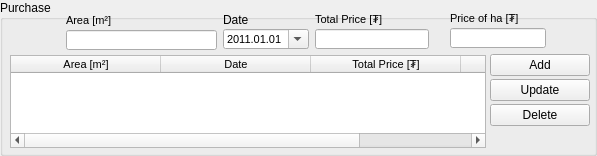
    <widget class="QGroupBox" name="groupBox_17">
     <property name="geometry">
      <rect>
       <x>233</x>
       <y>3</y>
       <width>597</width>
       <height>156</height>
      </rect>
     </property>
     <property name="title">
      <string>Purchase</string>
     </property>
     <widget class="QLabel" name="label_39">
      <property name="geometry">
       <rect>
        <x>223</x>
        <y>10</y>
        <width>86</width>
        <height>20</height>
       </rect>
      </property>
      <property name="minimumSize">
       <size>
        <width>0</width>
        <height>20</height>
       </size>
      </property>
      <property name="maximumSize">
       <size>
        <width>16777215</width>
        <height>20</height>
       </size>
      </property>
      <property name="text">
       <string>Date</string>
      </property>
     </widget>
     <widget class="QLabel" name="decisionDateLabel_9">
      <property name="geometry">
       <rect>
        <x>315</x>
        <y>6</y>
        <width>114</width>
        <height>20</height>
       </rect>
      </property>
      <property name="minimumSize">
       <size>
        <width>0</width>
        <height>20</height>
       </size>
      </property>
      <property name="maximumSize">
       <size>
        <width>16777215</width>
        <height>20</height>
       </size>
      </property>
      <property name="font">
       <font>
        <pointsize>8</pointsize>
       </font>
      </property>
      <property name="text">
       <string>Total Price [₮]</string>
      </property>
      <property name="alignment">
       <set>Qt::AlignBottom|Qt::AlignLeading|Qt::AlignLeft</set>
      </property>
     </widget>
     <widget class="QDateEdit" name="a_purchase_dateEdit">
      <property name="geometry">
       <rect>
        <x>223</x>
        <y>29</y>
        <width>86</width>
        <height>20</height>
       </rect>
      </property>
      <property name="minimumSize">
       <size>
        <width>0</width>
        <height>20</height>
       </size>
      </property>
      <property name="maximumSize">
       <size>
        <width>16777215</width>
        <height>20</height>
       </size>
      </property>
      <property name="font">
       <font>
        <pointsize>8</pointsize>
       </font>
      </property>
      <property name="dateTime">
       <datetime>
        <hour>0</hour>
        <minute>0</minute>
        <second>0</second>
        <year>2011</year>
        <month>1</month>
        <day>1</day>
       </datetime>
      </property>
      <property name="displayFormat">
       <string>yyyy.MM.dd</string>
      </property>
      <property name="calendarPopup">
       <bool>true</bool>
      </property>
     </widget>
     <widget class="QPushButton" name="a_purchase_add_button">
      <property name="geometry">
       <rect>
        <x>490</x>
        <y>54</y>
        <width>100</width>
        <height>22</height>
       </rect>
      </property>
      <property name="sizePolicy">
       <sizepolicy hsizetype="Fixed" vsizetype="Fixed">
        <horstretch>0</horstretch>
        <verstretch>0</verstretch>
       </sizepolicy>
      </property>
      <property name="minimumSize">
       <size>
        <width>0</width>
        <height>22</height>
       </size>
      </property>
      <property name="maximumSize">
       <size>
        <width>100</width>
        <height>22</height>
       </size>
      </property>
      <property name="text">
       <string>Add</string>
      </property>
     </widget>
     <widget class="QPushButton" name="a_purchase_update_button">
      <property name="geometry">
       <rect>
        <x>490</x>
        <y>79</y>
        <width>100</width>
        <height>22</height>
       </rect>
      </property>
      <property name="sizePolicy">
       <sizepolicy hsizetype="Fixed" vsizetype="Fixed">
        <horstretch>0</horstretch>
        <verstretch>0</verstretch>
       </sizepolicy>
      </property>
      <property name="minimumSize">
       <size>
        <width>0</width>
        <height>22</height>
       </size>
      </property>
      <property name="maximumSize">
       <size>
        <width>100</width>
        <height>22</height>
       </size>
      </property>
      <property name="text">
       <string>Update</string>
      </property>
     </widget>
     <widget class="QPushButton" name="a_purchase_delete_button">
      <property name="geometry">
       <rect>
        <x>490</x>
        <y>104</y>
        <width>100</width>
        <height>22</height>
       </rect>
      </property>
      <property name="minimumSize">
       <size>
        <width>0</width>
        <height>22</height>
       </size>
      </property>
      <property name="maximumSize">
       <size>
        <width>100</width>
        <height>22</height>
       </size>
      </property>
      <property name="text">
       <string>Delete</string>
      </property>
     </widget>
     <widget class="QLineEdit" name="a_price_edit">
      <property name="geometry">
       <rect>
        <x>315</x>
        <y>29</y>
        <width>114</width>
        <height>20</height>
       </rect>
      </property>
      <property name="minimumSize">
       <size>
        <width>0</width>
        <height>20</height>
       </size>
      </property>
      <property name="maximumSize">
       <size>
        <width>16777215</width>
        <height>20</height>
       </size>
      </property>
      <property name="font">
       <font>
        <pointsize>8</pointsize>
       </font>
      </property>
      <property name="inputMask">
       <string/>
      </property>
     </widget>
     <widget class="QTableWidget" name="a_purchase_twidget">
      <property name="geometry">
       <rect>
        <x>10</x>
        <y>55</y>
        <width>476</width>
        <height>93</height>
       </rect>
      </property>
      <property name="font">
       <font>
        <pointsize>8</pointsize>
       </font>
      </property>
      <attribute name="horizontalHeaderDefaultSectionSize">
       <number>150</number>
      </attribute>
      <column>
       <property name="text">
        <string>Area [m²]</string>
       </property>
      </column>
      <column>
       <property name="text">
        <string>Date</string>
       </property>
      </column>
      <column>
       <property name="text">
        <string>Total Price [₮]</string>
       </property>
      </column>
      <column>
       <property name="text">
        <string>Price of ha [₮]</string>
       </property>
      </column>
     </widget>
     <widget class="QLabel" name="decisionDateLabel_12">
      <property name="geometry">
       <rect>
        <x>66</x>
        <y>7</y>
        <width>147</width>
        <height>20</height>
       </rect>
      </property>
      <property name="minimumSize">
       <size>
        <width>0</width>
        <height>20</height>
       </size>
      </property>
      <property name="maximumSize">
       <size>
        <width>16777215</width>
        <height>20</height>
       </size>
      </property>
      <property name="font">
       <font>
        <pointsize>8</pointsize>
       </font>
      </property>
      <property name="text">
       <string>Area [m²]</string>
      </property>
      <property name="alignment">
       <set>Qt::AlignBottom|Qt::AlignLeading|Qt::AlignLeft</set>
      </property>
     </widget>
     <widget class="QLineEdit" name="a_purchase_area_edit">
      <property name="geometry">
       <rect>
        <x>66</x>
        <y>30</y>
        <width>151</width>
        <height>20</height>
       </rect>
      </property>
      <property name="minimumSize">
       <size>
        <width>0</width>
        <height>20</height>
       </size>
      </property>
      <property name="maximumSize">
       <size>
        <width>16777215</width>
        <height>20</height>
       </size>
      </property>
      <property name="font">
       <font>
        <pointsize>8</pointsize>
       </font>
      </property>
     </widget>
     <widget class="QLabel" name="decisionDateLabel_16">
      <property name="geometry">
       <rect>
        <x>450</x>
        <y>5</y>
        <width>101</width>
        <height>20</height>
       </rect>
      </property>
      <property name="minimumSize">
       <size>
        <width>0</width>
        <height>20</height>
       </size>
      </property>
      <property name="maximumSize">
       <size>
        <width>16777215</width>
        <height>20</height>
       </size>
      </property>
      <property name="font">
       <font>
        <pointsize>8</pointsize>
       </font>
      </property>
      <property name="text">
       <string>Price of ha [₮]</string>
      </property>
      <property name="alignment">
       <set>Qt::AlignBottom|Qt::AlignLeading|Qt::AlignLeft</set>
      </property>
     </widget>
     <widget class="QLineEdit" name="purchase_price_edit_5">
      <property name="geometry">
       <rect>
        <x>450</x>
        <y>28</y>
        <width>96</width>
        <height>20</height>
       </rect>
      </property>
      <property name="minimumSize">
       <size>
        <width>0</width>
        <height>20</height>
       </size>
      </property>
      <property name="maximumSize">
       <size>
        <width>16777215</width>
        <height>20</height>
       </size>
      </property>
      <property name="font">
       <font>
        <pointsize>8</pointsize>
       </font>
      </property>
      <property name="inputMask">
       <string/>
      </property>
     </widget>
    </widget>
